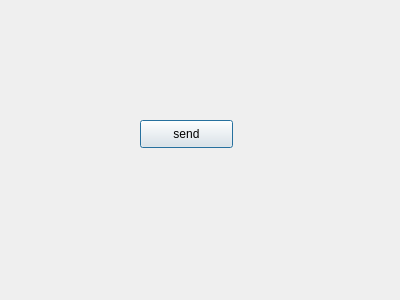
<?xml version="1.0" encoding="UTF-8"?>
<ui version="4.0">
 <class>client</class>
 <widget class="QDialog" name="client">
  <property name="geometry">
   <rect>
    <x>0</x>
    <y>0</y>
    <width>400</width>
    <height>300</height>
   </rect>
  </property>
  <property name="windowTitle">
   <string>Dialog</string>
  </property>
  <widget class="QPushButton" name="send">
   <property name="geometry">
    <rect>
     <x>140</x>
     <y>120</y>
     <width>93</width>
     <height>28</height>
    </rect>
   </property>
   <property name="text">
    <string>send</string>
   </property>
  </widget>
 </widget>
 <resources/>
 <connections/>
</ui>
